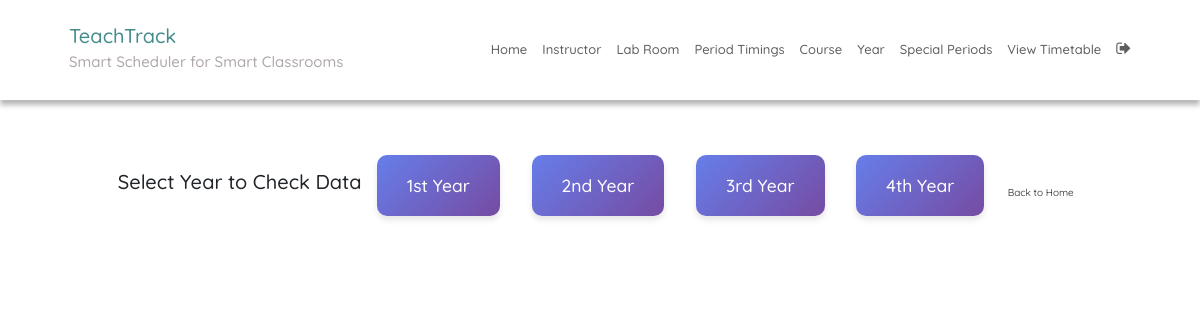
/data-check/ (signed in), run on the app's committed database.
### SchedulerApp/models.py (models this page shows, shortened)
class Year(models.Model):
    year_name = models.CharField(max_length=20)  # e.g. "2nd Year"
    courses = models.ManyToManyField(Course)
    lunch_period = models.IntegerField(
        default=5,
        validators=[MinValueValidator(1), MaxValueValidator(8)],
        help_text="Which time slot is lunch break (1-8). 1st year=4 (11:25-12:15), Others=5 (12:15-1:05)"
    )

### SchedulerApp/views.py (the view, shortened to what this page needs)
# urls.py: path('data-check/', data_check, name='data_check'),
@login_required
def data_check(request):
    year_id = request.GET.get('year')
    if not year_id:
        years = Year.objects.all()
        return render(request, 'data_check_select.html', {'years': years})

### SchedulerApp/templatetags/index.py (called while the page is built)
@register.tag
def active(parser, token):
    args = token.split_contents()
    template_tag = args[0]
    if len(args) < 2:
        raise template.TemplateSyntaxError(
            f'{template_tag} tag requires at least one argument'
        )
    return NavSelectedNode(args[1:])

    def render(self, context):
        path = context['request'].path
        for p in self.patterns:
            pValue = template.Variable(p).resolve(context)
            if path == pValue:
                return 'active'
        return ''

### templates/data_check_select.html (shortened to what this page needs)
{% extends 'base.html' %}
{% block content %}
<h2 style="text-align: center; margin: 30px 0;">Select Year to Check Data</h2>
<div style="text-align: center;">
{% for year in years %}
    <a href="{% url 'data_check' %}?year={{ year.id }}" class="year-card">
        <h3>{{ year.year_name }}</h3>
    </a>
{% endfor %}
</div>
<div style="text-align: center; margin-top: 40px;">
    <a href="{% url 'home' %}" class="btn">Back to Home</a>
</div>
{% endblock %}

### static/CSS/style.css (style rules this page uses)
:root { --green1: #57ACAC; --green2: #38c0b3; --green3: #257a7a; --green4: #0FCD9D; --green5: #01d7a7; --green6: #00BE8E; --green7: #009879; --white: #fff; --grey: #aaa; --dark-grey: #444; --light-grey: #a29999; --lighter-grey: #dddddd; --lightest-grey: #f3f3f3; --box-shadow: #9e9292; }
html { font-size: 100%; box-sizing: border-box; scroll-behavior: smooth; }
html, body { margin: 0; padding: 0; width: 100vw; min-height: 100%; text-rendering: optimizeLegibility; font-family: "Quicksand", sans-serif; font-size: 62.5%; }
body { position: relative; }
a { text-decoration: none; }

### templates/data_check_select.html (style rules this page uses)
.year-card { display: inline-block; margin: 15px; padding: 20px 30px; background: linear-gradient(135deg, #667eea 0%, #764ba2 100%); color: white; border-radius: 10px; text-decoration: none; box-shadow: 0 4px 6px rgba(0,0,0,0.1); transition: transform 0.2s; }
.year-card h3 { margin: 0; }

### data on the page
Year: year_name "1st Year"
Year: year_name "2nd Year"
Year: year_name "3rd Year"
Year: year_name "4th Year"
